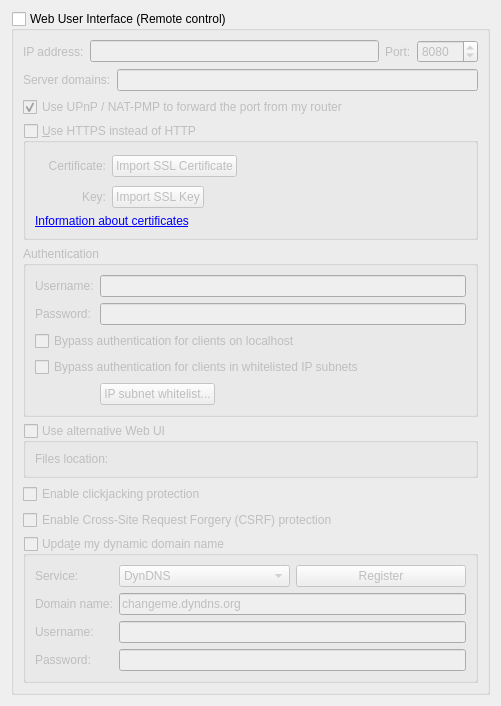
          <widget class="QWidget" name="scrollAreaWidgetContents_7">
           <property name="geometry">
            <rect>
             <x>0</x>
             <y>0</y>
             <width>501</width>
             <height>636</height>
            </rect>
           </property>
           <layout class="QVBoxLayout" name="verticalLayout_23">
            <item>
             <widget class="QGroupBox" name="checkWebUi">
              <property name="title">
               <string>Web User Interface (Remote control)</string>
              </property>
              <property name="checkable">
               <bool>true</bool>
              </property>
              <property name="checked">
               <bool>false</bool>
              </property>
              <layout class="QVBoxLayout" name="verticalLayout_2">
               <item>
                <layout class="QHBoxLayout" name="horizontalLayout_2">
                 <item>
                  <widget class="QLabel" name="lblWebUiAddress">
                   <property name="text">
                    <string>IP address:</string>
                   </property>
                  </widget>
                 </item>
                 <item>
                  <widget class="QLineEdit" name="textWebUiAddress">
                   <property name="toolTip">
                    <string>IP address that the Web UI will bind to.
Specify an IPv4 or IPv6 address. You can specify &quot;0.0.0.0&quot; for any IPv4 address,
&quot;::&quot; for any IPv6 address, or &quot;*&quot; for both IPv4 and IPv6.</string>
                   </property>
                  </widget>
                 </item>
                 <item>
                  <widget class="QLabel" name="lblWebUiPort">
                   <property name="text">
                    <string>Port:</string>
                   </property>
                  </widget>
                 </item>
                 <item>
                  <widget class="QSpinBox" name="spinWebUiPort">
                   <property name="minimum">
                    <number>1</number>
                   </property>
                   <property name="maximum">
                    <number>65535</number>
                   </property>
                   <property name="value">
                    <number>8080</number>
                   </property>
                  </widget>
                 </item>
                </layout>
               </item>
               <item>
                <layout class="QHBoxLayout" name="horizontalLayout_10">
                 <item>
                  <widget class="QLabel" name="labelServerDomains">
                   <property name="text">
                    <string>Server domains:</string>
                   </property>
                  </widget>
                 </item>
                 <item>
                  <widget class="QLineEdit" name="textServerDomains">
                   <property name="toolTip">
                    <string>Whitelist for filtering HTTP Host header values.
In order to defend against DNS rebinding attack,
you should put in domain names used by WebUI server.

Use ';' to split multiple entries. Can use wildcard '*'.</string>
                   </property>
                  </widget>
                 </item>
                </layout>
               </item>
               <item>
                <widget class="QCheckBox" name="checkWebUIUPnP">
                 <property name="text">
                  <string>Use UPnP / NAT-PMP to forward the port from my router</string>
                 </property>
                 <property name="checked">
                  <bool>true</bool>
                 </property>
                </widget>
               </item>
               <item>
                <widget class="QGroupBox" name="checkWebUiHttps">
                 <property name="title">
                  <string>&amp;Use HTTPS instead of HTTP</string>
                 </property>
                 <property name="checkable">
                  <bool>true</bool>
                 </property>
                 <property name="checked">
                  <bool>false</bool>
                 </property>
                 <layout class="QGridLayout" name="gridLayout_11">
                  <item row="0" column="0">
                   <widget class="QLabel" name="lblSslCertStatus">
                    <property name="text">
                     <string notr="true"/>
                    </property>
                   </widget>
                  </item>
                  <item row="0" column="1">
                   <widget class="QLabel" name="lblWebUiCrt">
                    <property name="text">
                     <string>Certificate:</string>
                    </property>
                    <property name="alignment">
                     <set>Qt::AlignRight|Qt::AlignTrailing|Qt::AlignVCenter</set>
                    </property>
                   </widget>
                  </item>
                  <item row="0" column="2">
                   <layout class="QHBoxLayout" name="horizontalLayout_4">
                    <item>
                     <widget class="QPushButton" name="btnWebUiCrt">
                      <property name="text">
                       <string>Import SSL Certificate</string>
                      </property>
                     </widget>
                    </item>
                    <item>
                     <spacer name="horizontalSpacer_12">
                      <property name="orientation">
                       <enum>Qt::Horizontal</enum>
                      </property>
                      <property name="sizeHint" stdset="0">
                       <size>
                        <width>138</width>
                        <height>28</height>
                       </size>
                      </property>
                     </spacer>
                    </item>
                   </layout>
                  </item>
                  <item row="1" column="0">
                   <widget class="QLabel" name="lblSslKeyStatus">
                    <property name="text">
                     <string notr="true"/>
                    </property>
                   </widget>
                  </item>
                  <item row="1" column="1">
                   <widget class="QLabel" name="lblWebUiKey">
                    <property name="text">
                     <string>Key:</string>
                    </property>
                    <property name="alignment">
                     <set>Qt::AlignRight|Qt::AlignTrailing|Qt::AlignVCenter</set>
                    </property>
                   </widget>
                  </item>
                  <item row="1" column="2">
                   <layout class="QHBoxLayout" name="horizontalLayout_5">
                    <item>
                     <widget class="QPushButton" name="btnWebUiKey">
                      <property name="text">
                       <string>Import SSL Key</string>
                      </property>
                     </widget>
                    </item>
                    <item>
                     <spacer name="horizontalSpacer_13">
                      <property name="orientation">
                       <enum>Qt::Horizontal</enum>
                      </property>
                      <property name="sizeHint" stdset="0">
                       <size>
                        <width>40</width>
                        <height>20</height>
                       </size>
                      </property>
                     </spacer>
                    </item>
                   </layout>
                  </item>
                  <item row="2" column="0" colspan="3">
                   <widget class="QLabel" name="lblWebUIInfo">
                    <property name="text">
                     <string>&lt;a href=https://httpd.apache.org/docs/current/ssl/ssl_faq.html#aboutcerts&gt;Information about certificates&lt;/a&gt;</string>
                    </property>
                    <property name="openExternalLinks">
                     <bool>true</bool>
                    </property>
                   </widget>
                  </item>
                 </layout>
                </widget>
               </item>
               <item>
                <widget class="QGroupBox" name="groupWebUiAuth">
                 <property name="title">
                  <string>Authentication</string>
                 </property>
                 <layout class="QGridLayout" name="gridLayout_10">
                  <item row="0" column="1" rowspan="3">
                   <widget class="QLineEdit" name="textWebUiUsername">
                    <property name="text">
                     <string/>
                    </property>
                    <property name="maxLength">
                     <number>1000</number>
                    </property>
                    <property name="echoMode">
                     <enum>QLineEdit::Normal</enum>
                    </property>
                   </widget>
                  </item>
                  <item row="3" column="1">
                   <widget class="QLineEdit" name="textWebUiPassword">
                    <property name="text">
                     <string/>
                    </property>
                    <property name="maxLength">
                     <number>1000</number>
                    </property>
                    <property name="echoMode">
                     <enum>QLineEdit::Password</enum>
                    </property>
                   </widget>
                  </item>
                  <item row="4" column="0" colspan="2">
                   <widget class="QCheckBox" name="checkBypassLocalAuth">
                    <property name="text">
                     <string>Bypass authentication for clients on localhost</string>
                    </property>
                   </widget>
                  </item>
                  <item row="5" column="0" colspan="2">
                   <widget class="QCheckBox" name="checkBypassAuthSubnetWhitelist">
                    <property name="text">
                     <string>Bypass authentication for clients in whitelisted IP subnets</string>
                    </property>
                   </widget>
                  </item>
                  <item row="6" column="1">
                   <widget class="QPushButton" name="IPSubnetWhitelistButton">
                    <property name="sizePolicy">
                     <sizepolicy hsizetype="Fixed" vsizetype="Fixed">
                      <horstretch>0</horstretch>
                      <verstretch>0</verstretch>
                     </sizepolicy>
                    </property>
                    <property name="text">
                     <string>IP subnet whitelist...</string>
                    </property>
                   </widget>
                  </item>
                  <item row="0" column="0" rowspan="3">
                   <widget class="QLabel" name="lblWebUiUsername">
                    <property name="text">
                     <string>Username:</string>
                    </property>
                   </widget>
                  </item>
                  <item row="3" column="0">
                   <widget class="QLabel" name="lblWebUiPassword">
                    <property name="text">
                     <string>Password:</string>
                    </property>
                   </widget>
                  </item>
                 </layout>
                </widget>
               </item>
               <item>
                <widget class="QGroupBox" name="groupAltWebUI">
                 <property name="title">
                  <string>Use alternative Web UI</string>
                 </property>
                 <property name="checkable">
                  <bool>true</bool>
                 </property>
                 <property name="checked">
                  <bool>false</bool>
                 </property>
                 <layout class="QGridLayout" name="gridLayout_8">
                  <item row="0" column="0">
                   <widget class="QLabel" name="labelWebUIRootFolder">
                    <property name="text">
                     <string>Files location:</string>
                    </property>
                   </widget>
                  </item>
                  <item row="0" column="1">
                   <widget class="FileSystemPathLineEdit" name="textWebUIRootFolder" native="true"/>
                  </item>
                 </layout>
                </widget>
               </item>
               <item>
                <widget class="QCheckBox" name="checkClickjacking">
                 <property name="text">
                  <string>Enable clickjacking protection</string>
                 </property>
                </widget>
               </item>
               <item>
                <widget class="QCheckBox" name="checkCSRFProtection">
                 <property name="text">
                  <string>Enable Cross-Site Request Forgery (CSRF) protection</string>
                 </property>
                </widget>
               </item>
               <item>
                <widget class="QGroupBox" name="checkDynDNS">
                 <property name="title">
                  <string>Upda&amp;te my dynamic domain name</string>
                 </property>
                 <property name="checkable">
                  <bool>true</bool>
                 </property>
                 <property name="checked">
                  <bool>false</bool>
                 </property>
                 <layout class="QFormLayout" name="formLayout_5">
                  <item row="0" column="0">
                   <widget class="QLabel" name="label_19">
                    <property name="text">
                     <string>Service:</string>
                    </property>
                   </widget>
                  </item>
                  <item row="0" column="1">
                   <layout class="QHBoxLayout" name="horizontalLayout_3">
                    <item>
                     <widget class="QComboBox" name="comboDNSService">
                      <item>
                       <property name="text">
                        <string notr="true">DynDNS</string>
                       </property>
                      </item>
                      <item>
                       <property name="text">
                        <string notr="true">No-IP</string>
                       </property>
                      </item>
                     </widget>
                    </item>
                    <item>
                     <widget class="QPushButton" name="registerDNSBtn">
                      <property name="text">
                       <string>Register</string>
                      </property>
                     </widget>
                    </item>
                   </layout>
                  </item>
                  <item row="1" column="0">
                   <widget class="QLabel" name="label_20">
                    <property name="text">
                     <string>Domain name:</string>
                    </property>
                   </widget>
                  </item>
                  <item row="1" column="1">
                   <widget class="QLineEdit" name="domainNameTxt">
                    <property name="text">
                     <string notr="true">changeme.dyndns.org</string>
                    </property>
                   </widget>
                  </item>
                  <item row="2" column="0">
                   <widget class="QLabel" name="label_21">
                    <property name="text">
                     <string>Username:</string>
                    </property>
                   </widget>
                  </item>
                  <item row="2" column="1">
                   <widget class="QLineEdit" name="DNSUsernameTxt">
                    <property name="maxLength">
                     <number>50</number>
                    </property>
                   </widget>
                  </item>
                  <item row="3" column="0">
                   <widget class="QLabel" name="label_22">
                    <property name="text">
                     <string>Password:</string>
                    </property>
                   </widget>
                  </item>
                  <item row="3" column="1">
                   <widget class="QLineEdit" name="DNSPasswordTxt">
                    <property name="maxLength">
                     <number>50</number>
                    </property>
                    <property name="echoMode">
                     <enum>QLineEdit::Password</enum>
                    </property>
                   </widget>
                  </item>
                 </layout>
                </widget>
               </item>
              </layout>
             </widget>
            </item>
            <item>
             <spacer name="verticalSpacer">
              <property name="orientation">
               <enum>Qt::Vertical</enum>
              </property>
              <property name="sizeHint" stdset="0">
               <size>
                <width>20</width>
                <height>40</height>
               </size>
              </property>
             </spacer>
            </item>
           </layout>
          </widget>
